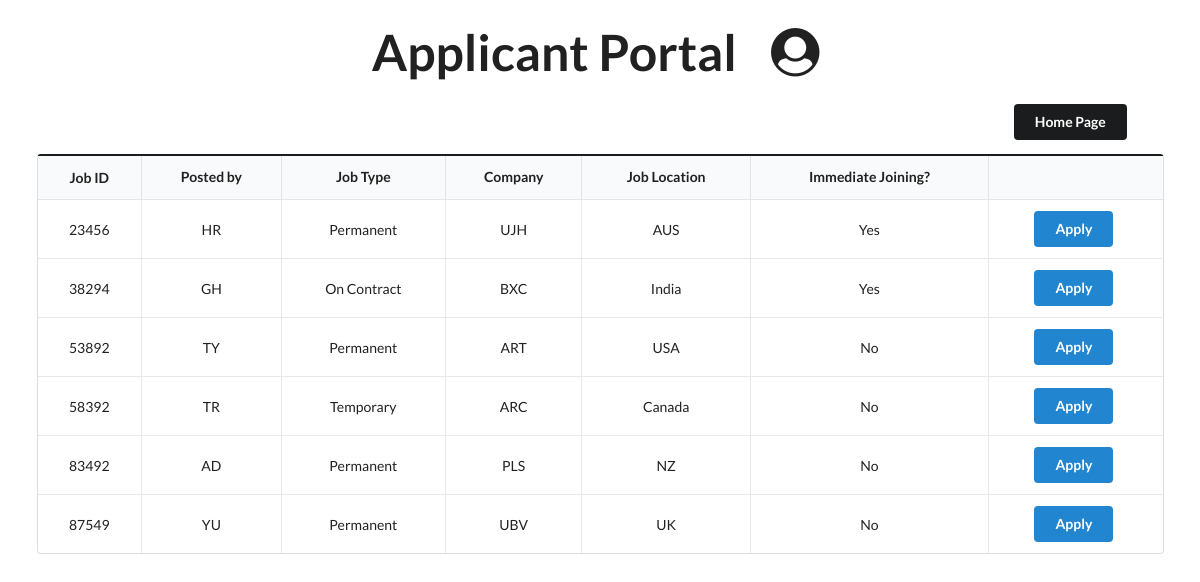
The page /candidate on the database its author committed.
### Model.py (models this page shows)
class Jobs(Base):                                                                       # Creating a class Jobs of Base type
    __tablename__ = "Jobs"                                                              # with members to create instances later
    Job_ID = Column(Integer, primary_key=True)
    Posted_by = Column(String)
    Job_Type = Column(String)
    Company = Column(String)
    Job_Location = Column(String)
    Immediate_Joining = Column(String)

### main.py (the view)
@job.get("/candidate")                                                   # GET request using FastAPI --> lands on Candidate's page
async def can_job(request: Request, db: Session = Depends(get_db)):
    data=db.query(Jobs).outerjoin(Application,
     Jobs.Job_ID == Application.Job_ID).filter(Application.Job_ID == None)     #  Jobs that the candidate has already applied to
    return templates.TemplateResponse("Candidate.html",{
        "request":request,"data":data})

### templates/Candidate.html (shortened to what this page needs)
<html>
    <head>
      <label>&nbsp;</label>
      <center><h1 style="font-size:50px;">Applicant Portal<label>&nbsp;&nbsp;</label>
        <i class="med user circle icon" ></i></h1></center>
      <label>&nbsp;</label>
      <label>&nbsp;</label>
      <label>&nbsp;</label> <label>&nbsp;</label>
        <link rel="stylesheet" href="https://cdn.jsdelivr.net/npm/semantic-ui@2.4.2/dist/semantic.min.css">
    </head>
    <body>
        <div class="ui container">
            <label style="padding-right: 25cm;">&nbsp;
              &nbsp;&nbsp;&nbsp;&nbsp;&nbsp;&nbsp;&nbsp;&nbsp;&nbsp;</label>
        <button id="homepage" class="ui button secondary"
        onclick="location.href='http://127.0.0.1:8000/';">Home Page</button>
    <table class="ui celled black table" id="Job Posting Table">
        <label>&nbsp;</label>
        <label>&nbsp;</label>
        <label>&nbsp;</label>
        <thead style="text-align:center;">
          <tr>
            <th class="headings">Job ID</th>
            <th><h5 class="ui header">Posted by</h5></th>
            <th><h5 class="ui header">Job Type</h5></th>
            <th><h5 class="ui header">Company</h5></th>
            <th><h5 class="ui header">Job Location</h5></th>
            <th><h5 class="ui header">Immediate Joining?</h5></th>
            <th><h5 class="ui header"></h5></th>
          </tr>
        </thead>
        <tbody>
          {% for entry in data %}
          <tr>
            <td style="text-align:center;" id="jobid">{{ entry.Job_ID }}</td>
            <td style="text-align:center;">{{ entry.Posted_by }}</td>
            <td style="text-align:center;">{{ entry.Job_Type }}</td>
            <td style="text-align:center;">{{ entry.Company }}</td>
            <td style="text-align:center;">{{ entry.Job_Location }}</td>
            <td style="text-align:center;">{{ entry.Immediate_Joining }}</td>
            <td style="text-align:center;"> <button
              class="right ui primary button";
              onclick="appfunc({{entry.Job_ID}})";>Apply</button></td>
          </tr>
          {% endfor %}
        </tbody>
      </table>
</html>

### rows shown on the page
Jobs: Job_ID "23456", Posted_by "HR", Job_Type "Permanent", Company "UJH", Job_Location "AUS", Immediate_Joining "Yes"
Jobs: Job_ID "38294", Posted_by "GH", Job_Type "On Contract", Company "BXC", Job_Location "India", Immediate_Joining "Yes"
Jobs: Job_ID "53892", Posted_by "TY", Job_Type "Permanent", Company "ART", Job_Location "USA", Immediate_Joining "No"
Jobs: Job_ID "58392", Posted_by "TR", Job_Type "Temporary", Company "ARC", Job_Location "Canada", Immediate_Joining "No"
Jobs: Job_ID "83492", Posted_by "AD", Job_Type "Permanent", Company "PLS", Job_Location "NZ", Immediate_Joining "No"
Jobs: Job_ID "87549", Posted_by "YU", Job_Type "Permanent", Company "UBV", Job_Location "UK", Immediate_Joining "No"
